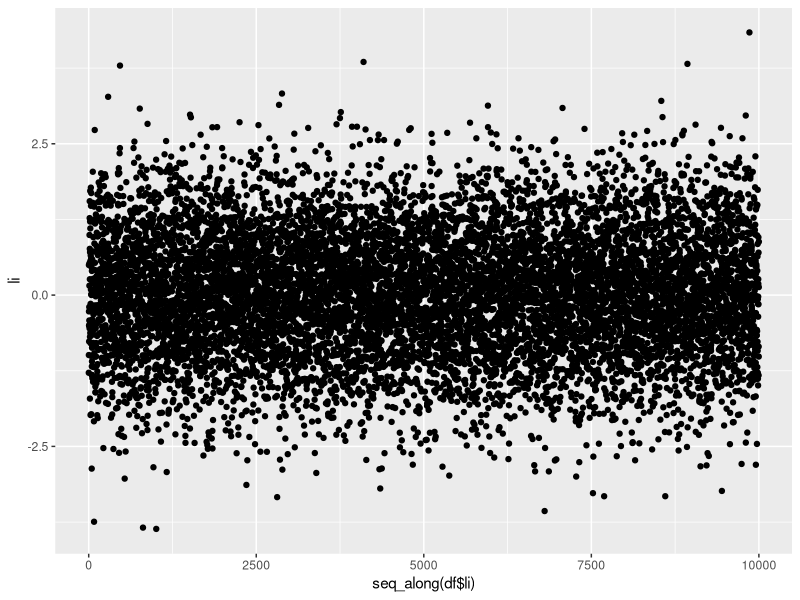
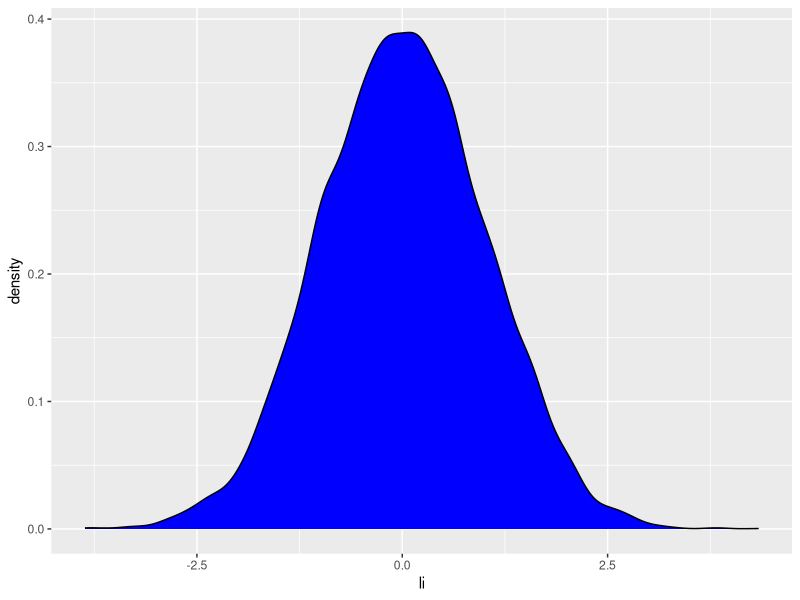
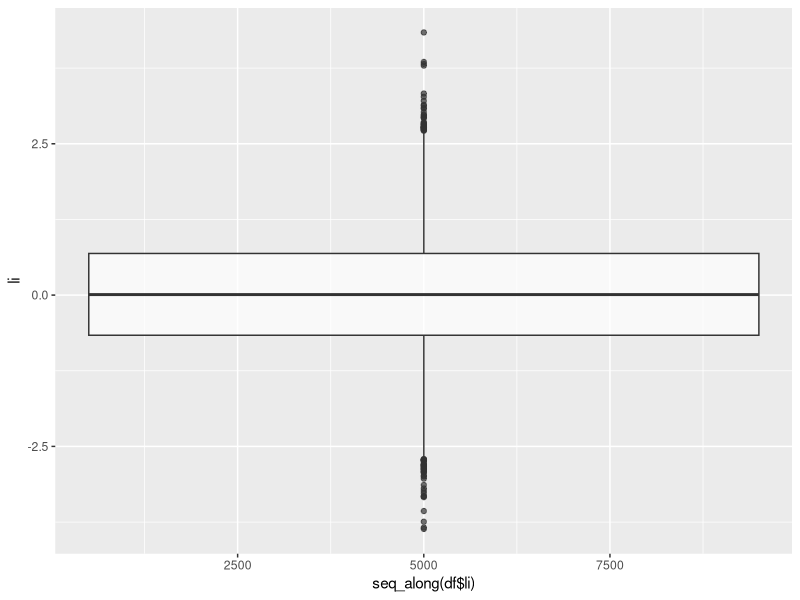

The R script that drew these images, in order:
library(ggplot2)

N <- 10000
count <- 0
li <- rep(NULL, N)

for (i in 1:N) {
  var <- rnorm(1, mean = 0, sd = 1)
  li <- c(li, var)
  
  if (var > -1 & var < 1) {
    count <- count + 1
  }
}

exp <- count / N

df <- data.frame(li)

summary(df)
exp # exp => 0.682

p <- ggplot(data = df, aes(x = seq_along(df$li), y = li)) + geom_point()
p

d <- ggplot(data = df, aes(x = li)) + geom_density(fill = "blue")
d

b <- ggplot(data = df, aes(x = seq_along(df$li), y = li)) +
  # geom_jitter() +
  geom_boxplot(alpha = 0.7)
b
